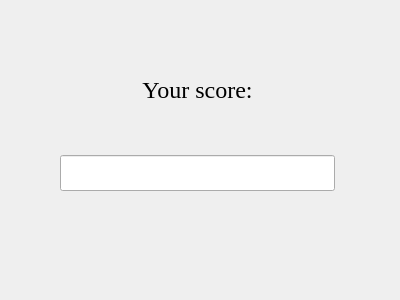
<?xml version="1.0" encoding="UTF-8"?>
<ui version="4.0">
 <class>Results</class>
 <widget class="QDialog" name="Results">
  <property name="geometry">
   <rect>
    <x>0</x>
    <y>0</y>
    <width>400</width>
    <height>300</height>
   </rect>
  </property>
  <property name="windowTitle">
   <string>Santa Game</string>
  </property>
  <property name="windowIcon">
   <iconset>
    <normaloff>icon.png</normaloff>icon.png</iconset>
  </property>
  <widget class="QWidget" name="">
   <property name="geometry">
    <rect>
     <x>60</x>
     <y>30</y>
     <width>275</width>
     <height>161</height>
    </rect>
   </property>
   <layout class="QVBoxLayout" name="verticalLayout">
    <item>
     <widget class="QLabel" name="label">
      <property name="font">
       <font>
        <family>Times New Roman</family>
        <pointsize>18</pointsize>
       </font>
      </property>
      <property name="text">
       <string>Your score:</string>
      </property>
      <property name="alignment">
       <set>Qt::AlignCenter</set>
      </property>
     </widget>
    </item>
    <item>
     <widget class="QLineEdit" name="lineEdit">
      <property name="font">
       <font>
        <family>Times New Roman</family>
        <pointsize>18</pointsize>
       </font>
      </property>
      <property name="alignment">
       <set>Qt::AlignCenter</set>
      </property>
     </widget>
    </item>
   </layout>
  </widget>
 </widget>
 <resources/>
 <connections/>
</ui>
